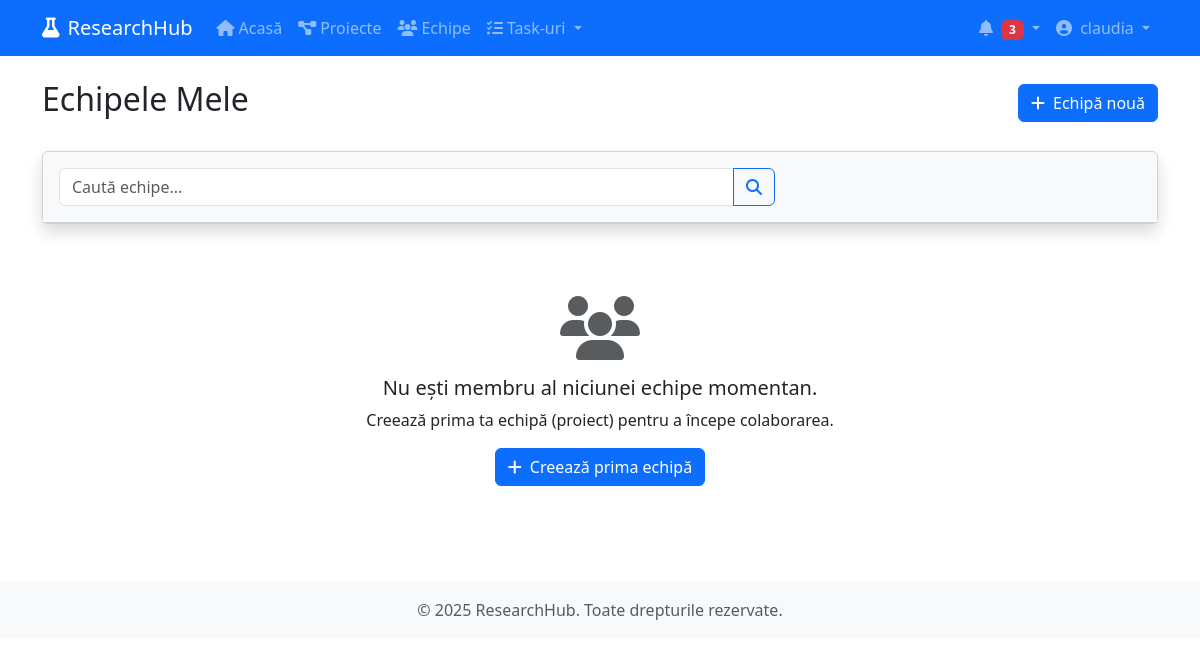
The app's page /teams/ (signed in), older data.
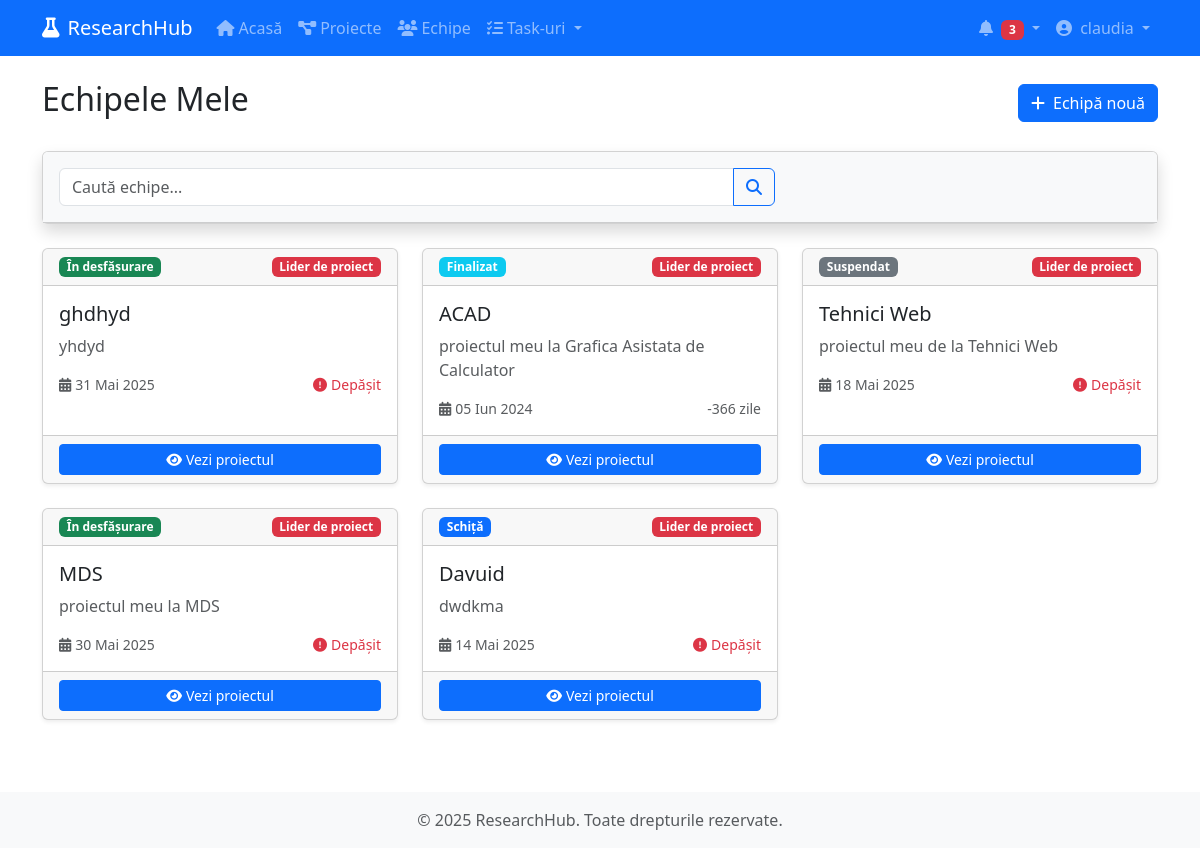
The same page, newer data.
### myapp/models.py (models this page shows, shortened)
class ProjectMember(models.Model):
    project = models.ForeignKey(Project, on_delete=models.CASCADE, related_name='members')
    user = models.ForeignKey(User, on_delete=models.CASCADE, related_name='project_memberships')
    joined_at = models.DateTimeField(auto_now_add=True)
    ROLE_CHOICES = [
        ('leader', 'Lider de proiect'),
        ('researcher', 'Cercetător'),
        ('assistant', 'Asistent'),
        ('consultant', 'Consultant'),
        ('admin', 'Administrator'),
    ]
    role = models.CharField(max_length=20, choices=ROLE_CHOICES, default='researcher')
    class Meta:
        unique_together = ('project', 'user')

class Project(models.Model):
    title = models.CharField(max_length=200)
    description = models.TextField()
    start_date = models.DateField()
    end_date = models.DateField()
    created_at = models.DateTimeField(auto_now_add=True)
    updated_at = models.DateTimeField(auto_now=True)
    created_by = models.ForeignKey(User, on_delete=models.CASCADE, related_name='created_projects')
    STATUS_CHOICES = [
        ('draft', 'Schiță'),
        ('planning', 'Planificare'),
        ('in_progress', 'În desfășurare'),
        ('on_hold', 'Suspendat'),
        ('completed', 'Finalizat'),
        ('archived', 'Arhivat'),
    ]
    status = models.CharField(max_length=20, choices=STATUS_CHOICES, default='draft')
    def days_remaining(self):
        return (self.end_date - timezone.now().date()).days
    def is_overdue(self):
        return self.end_date < timezone.now().date() and self.status not in ['completed', 'archived']

### myapp/views.py (the view)
# urls.py: path('teams/', views.teams_list, name='teams_list'),
@login_required
def teams_list(request):
    user_projects = ProjectMember.objects.filter(
        user=request.user
    ).select_related('project').order_by('-project__updated_at')
    search_query = request.GET.get('search')
    if search_query:
        user_projects = user_projects.filter(
            Q(project__title__icontains=search_query) |
            Q(project__description__icontains=search_query)
        )
    paginator = Paginator(user_projects, 12)  # 12 echipe per pagină
    page_number = request.GET.get('page')
    page_obj = paginator.get_page(page_number)
    context = {
        'page_obj': page_obj,
        'search_query': search_query,
    }
    return render(request, 'teams/list.html', context)

### myapp/templates/teams/list.html (shortened to what this page needs)
{% extends 'base.html' %}
{% block content %}
<div class="d-flex justify-content-between align-items-center mb-4">
    <h1 class="h2">Echipele Mele</h1>
    <a href="{% url 'create_project' %}" class="btn btn-primary">
        <i class="fas fa-plus me-2"></i>Echipă nouă
    </a>
</div>
<div class="card shadow mb-4">
    <div class="card-header bg-light py-3">
        <form method="get" class="row g-3">
            <div class="col-md-8">
                <div class="input-group">
                    <input type="text" name="search" class="form-control" placeholder="Caută echipe..." value="{{ search_query|default:'' }}">
                    <button class="btn btn-outline-primary" type="submit">
                        <i class="fas fa-search"></i>
                    </button>
                </div>
            </div>
        </form>
    </div>
</div>
{% if page_obj %}
<div class="row">
    {% for membership in page_obj %}
    <div class="col-md-6 col-lg-4 mb-4">
        <div class="card h-100 shadow-sm">
            <div class="card-header d-flex justify-content-between align-items-center">
                <span class="badge {% if membership.project.status == 'in_progress' %}bg-success{% elif membership.project.status == 'planning' %}bg-warning text-dark{% elif membership.project.status == 'completed' %}bg-info{% elif membership.project.status == 'on_hold' %}bg-secondary{% elif membership.project.status == 'archived' %}bg-dark{% else %}bg-primary{% endif %}">
                    {{ membership.project.get_status_display }}
                </span>
                <span class="badge {% if membership.role == 'leader' %}bg-danger{% elif membership.role == 'admin' %}bg-warning text-dark{% elif membership.role == 'consultant' %}bg-info{% else %}bg-secondary{% endif %}">
                    {{ membership.get_role_display }}
                </span>
            </div>
            <div class="card-body">
                <h5 class="card-title">{{ membership.project.title }}</h5>
                <p class="card-text text-muted">{{ membership.project.description|truncatechars:100 }}</p>
                <div class="d-flex justify-content-between align-items-center text-muted small mt-3">
                    <span><i class="fas fa-calendar-alt me-1"></i>{{ membership.project.end_date|date:"d M Y" }}</span>
                    <span class="{% if membership.project.is_overdue %}text-danger{% endif %}">
                        {% if membership.project.is_overdue %}
                            <i class="fas fa-exclamation-circle me-1"></i>Depășit
                        {% else %}
                            {{ membership.project.days_remaining }} zile
                        {% endif %}
                    </span>
                </div>
            </div>
            <div class="card-footer">
                <a href="{% url 'project_detail' membership.project.id %}" class="btn btn-sm btn-primary w-100">
                    <i class="fas fa-eye me-1"></i>Vezi proiectul
                </a>
            </div>
        </div>
    </div>
    {% endfor %}
</div>
{% else %}
<div class="text-center py-5">
    <i class="fas fa-users fa-4x text-muted mb-3"></i>
    {% if search_query %}
    <h5>Nu am găsit echipe care să corespundă căutării tale.</h5>
    <p class="mb-3">Încearcă alte cuvinte cheie sau resetează căutarea.</p>
    <a href="{% url 'teams_list' %}" class="btn btn-outline-primary">
        <i class="fas fa-times me-1"></i>Resetează căutarea
    </a>
    {% else %}
    <h5>Nu ești membru al niciunei echipe momentan.</h5>
    <p class="mb-3">Creează prima ta echipă (proiect) pentru a începe colaborarea.</p>
    <a href="{% url 'create_project' %}" class="btn btn-primary">
        <i class="fas fa-plus me-2"></i>Creează prima echipă
    </a>
    {% endif %}
</div>
{% endif %}
{% endblock %}

Row changes from the older to the newer data that the page shows:
added ProjectMember: project.status "În desfășurare", role "Lider de proiect", project "ghdhyd", project.description "yhdyd", project.end_date "31 Mai 2025", shows "Depășit"
added ProjectMember: project.status "Finalizat", role "Lider de proiect", project "ACAD", project.description "proiectul meu la Grafica Asistata de Calculator", project.end_date "05 Iun 2024", project.days_remaining "-366"
added ProjectMember: project.status "Suspendat", role "Lider de proiect", project "Tehnici Web", project.description "proiectul meu de la Tehnici Web", project.end_date "18 Mai 2025", shows "Depășit"
added ProjectMember: project.status "În desfășurare", role "Lider de proiect", project "MDS", project.description "proiectul meu la MDS", project.end_date "30 Mai 2025", shows "Depășit"
added ProjectMember: project.status "Schiță", role "Lider de proiect", project "Davuid", project.description "dwdkma", project.end_date "14 Mai 2025", shows "Depășit"
Text that changed along with them:
text no longer shown: "Nu ești membru al niciunei echipe momentan. Creează prima ta echipă (proiect) pentru a începe colaborarea. Creează prima echipă"
